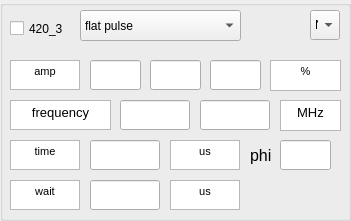
   <widget class="QGroupBox" name="groupBox_3">
    <property name="geometry">
     <rect>
      <x>50</x>
      <y>510</y>
      <width>351</width>
      <height>221</height>
     </rect>
    </property>
    <property name="title">
     <string/>
    </property>
    <widget class="QTextBrowser" name="textBrowser_17">
     <property name="geometry">
      <rect>
       <x>10</x>
       <y>60</y>
       <width>70</width>
       <height>30</height>
      </rect>
     </property>
     <property name="html">
      <string>&lt;!DOCTYPE HTML PUBLIC &quot;-//W3C//DTD HTML 4.0//EN&quot; &quot;http://www.w3.org/TR/REC-html40/strict.dtd&quot;&gt;
&lt;html&gt;&lt;head&gt;&lt;meta name=&quot;qrichtext&quot; content=&quot;1&quot; /&gt;&lt;style type=&quot;text/css&quot;&gt;
p, li { white-space: pre-wrap; }
&lt;/style&gt;&lt;/head&gt;&lt;body style=&quot; font-family:'MS Shell Dlg 2'; font-size:8.25pt; font-weight:400; font-style:normal;&quot;&gt;
&lt;p align=&quot;center&quot; style=&quot; margin-top:0px; margin-bottom:0px; margin-left:0px; margin-right:0px; -qt-block-indent:0; text-indent:0px;&quot;&gt;amp&lt;/p&gt;&lt;/body&gt;&lt;/html&gt;</string>
     </property>
     <property name="openExternalLinks">
      <bool>false</bool>
     </property>
    </widget>
    <widget class="QTextBrowser" name="textBrowser_18">
     <property name="geometry">
      <rect>
       <x>270</x>
       <y>60</y>
       <width>71</width>
       <height>31</height>
      </rect>
     </property>
     <property name="html">
      <string>&lt;!DOCTYPE HTML PUBLIC &quot;-//W3C//DTD HTML 4.0//EN&quot; &quot;http://www.w3.org/TR/REC-html40/strict.dtd&quot;&gt;
&lt;html&gt;&lt;head&gt;&lt;meta name=&quot;qrichtext&quot; content=&quot;1&quot; /&gt;&lt;style type=&quot;text/css&quot;&gt;
p, li { white-space: pre-wrap; }
&lt;/style&gt;&lt;/head&gt;&lt;body style=&quot; font-family:'MS Shell Dlg 2'; font-size:8.25pt; font-weight:400; font-style:normal;&quot;&gt;
&lt;p align=&quot;center&quot; style=&quot; margin-top:0px; margin-bottom:0px; margin-left:0px; margin-right:0px; -qt-block-indent:0; text-indent:0px;&quot;&gt;%&lt;/p&gt;&lt;/body&gt;&lt;/html&gt;</string>
     </property>
    </widget>
    <widget class="QTextBrowser" name="textBrowser_19">
     <property name="geometry">
      <rect>
       <x>10</x>
       <y>140</y>
       <width>70</width>
       <height>30</height>
      </rect>
     </property>
     <property name="sizePolicy">
      <sizepolicy hsizetype="Fixed" vsizetype="Fixed">
       <horstretch>0</horstretch>
       <verstretch>0</verstretch>
      </sizepolicy>
     </property>
     <property name="html">
      <string>&lt;!DOCTYPE HTML PUBLIC &quot;-//W3C//DTD HTML 4.0//EN&quot; &quot;http://www.w3.org/TR/REC-html40/strict.dtd&quot;&gt;
&lt;html&gt;&lt;head&gt;&lt;meta name=&quot;qrichtext&quot; content=&quot;1&quot; /&gt;&lt;style type=&quot;text/css&quot;&gt;
p, li { white-space: pre-wrap; }
&lt;/style&gt;&lt;/head&gt;&lt;body style=&quot; font-family:'MS Shell Dlg 2'; font-size:8.25pt; font-weight:400; font-style:normal;&quot;&gt;
&lt;p align=&quot;center&quot; style=&quot; margin-top:12px; margin-bottom:12px; margin-left:0px; margin-right:0px; -qt-block-indent:0; text-indent:0px;&quot;&gt;time&lt;/p&gt;&lt;/body&gt;&lt;/html&gt;</string>
     </property>
    </widget>
    <widget class="QTextBrowser" name="textBrowser_20">
     <property name="geometry">
      <rect>
       <x>10</x>
       <y>100</y>
       <width>101</width>
       <height>30</height>
      </rect>
     </property>
     <property name="html">
      <string>&lt;!DOCTYPE HTML PUBLIC &quot;-//W3C//DTD HTML 4.0//EN&quot; &quot;http://www.w3.org/TR/REC-html40/strict.dtd&quot;&gt;
&lt;html&gt;&lt;head&gt;&lt;meta name=&quot;qrichtext&quot; content=&quot;1&quot; /&gt;&lt;style type=&quot;text/css&quot;&gt;
p, li { white-space: pre-wrap; }
&lt;/style&gt;&lt;/head&gt;&lt;body style=&quot; font-family:'MS Shell Dlg 2'; font-size:8.25pt; font-weight:400; font-style:normal;&quot;&gt;
&lt;p align=&quot;center&quot; style=&quot; margin-top:0px; margin-bottom:0px; margin-left:0px; margin-right:0px; -qt-block-indent:0; text-indent:0px;&quot;&gt;&lt;span style=&quot; font-size:10pt;&quot;&gt;frequency&lt;/span&gt;&lt;/p&gt;&lt;/body&gt;&lt;/html&gt;</string>
     </property>
    </widget>
    <widget class="QLineEdit" name="start_frequency_420_3">
     <property name="geometry">
      <rect>
       <x>120</x>
       <y>100</y>
       <width>70</width>
       <height>30</height>
      </rect>
     </property>
    </widget>
    <widget class="QLineEdit" name="end_frequency_420_3">
     <property name="geometry">
      <rect>
       <x>200</x>
       <y>100</y>
       <width>70</width>
       <height>30</height>
      </rect>
     </property>
    </widget>
    <widget class="QTextBrowser" name="textBrowser_21">
     <property name="geometry">
      <rect>
       <x>280</x>
       <y>100</y>
       <width>61</width>
       <height>31</height>
      </rect>
     </property>
     <property name="html">
      <string>&lt;!DOCTYPE HTML PUBLIC &quot;-//W3C//DTD HTML 4.0//EN&quot; &quot;http://www.w3.org/TR/REC-html40/strict.dtd&quot;&gt;
&lt;html&gt;&lt;head&gt;&lt;meta name=&quot;qrichtext&quot; content=&quot;1&quot; /&gt;&lt;style type=&quot;text/css&quot;&gt;
p, li { white-space: pre-wrap; }
&lt;/style&gt;&lt;/head&gt;&lt;body style=&quot; font-family:'MS Shell Dlg 2'; font-size:8.25pt; font-weight:400; font-style:normal;&quot;&gt;
&lt;p align=&quot;center&quot; style=&quot; margin-top:0px; margin-bottom:0px; margin-left:0px; margin-right:0px; -qt-block-indent:0; text-indent:0px;&quot;&gt;&lt;span style=&quot; font-size:10pt;&quot;&gt;MHz&lt;/span&gt;&lt;/p&gt;&lt;/body&gt;&lt;/html&gt;</string>
     </property>
    </widget>
    <widget class="QLineEdit" name="time_420_3">
     <property name="geometry">
      <rect>
       <x>90</x>
       <y>140</y>
       <width>70</width>
       <height>30</height>
      </rect>
     </property>
    </widget>
    <widget class="QTextBrowser" name="textBrowser_22">
     <property name="geometry">
      <rect>
       <x>10</x>
       <y>180</y>
       <width>70</width>
       <height>30</height>
      </rect>
     </property>
     <property name="html">
      <string>&lt;!DOCTYPE HTML PUBLIC &quot;-//W3C//DTD HTML 4.0//EN&quot; &quot;http://www.w3.org/TR/REC-html40/strict.dtd&quot;&gt;
&lt;html&gt;&lt;head&gt;&lt;meta name=&quot;qrichtext&quot; content=&quot;1&quot; /&gt;&lt;style type=&quot;text/css&quot;&gt;
p, li { white-space: pre-wrap; }
&lt;/style&gt;&lt;/head&gt;&lt;body style=&quot; font-family:'MS Shell Dlg 2'; font-size:8.25pt; font-weight:400; font-style:normal;&quot;&gt;
&lt;p align=&quot;center&quot; style=&quot; margin-top:0px; margin-bottom:0px; margin-left:0px; margin-right:0px; -qt-block-indent:0; text-indent:0px;&quot;&gt;&lt;span style=&quot; font-size:8pt;&quot;&gt;wait&lt;/span&gt;&lt;/p&gt;&lt;/body&gt;&lt;/html&gt;</string>
     </property>
    </widget>
    <widget class="QLineEdit" name="wait_time_420_3">
     <property name="geometry">
      <rect>
       <x>90</x>
       <y>180</y>
       <width>70</width>
       <height>30</height>
      </rect>
     </property>
    </widget>
    <widget class="QTextBrowser" name="textBrowser_23">
     <property name="geometry">
      <rect>
       <x>170</x>
       <y>140</y>
       <width>70</width>
       <height>30</height>
      </rect>
     </property>
     <property name="html">
      <string>&lt;!DOCTYPE HTML PUBLIC &quot;-//W3C//DTD HTML 4.0//EN&quot; &quot;http://www.w3.org/TR/REC-html40/strict.dtd&quot;&gt;
&lt;html&gt;&lt;head&gt;&lt;meta name=&quot;qrichtext&quot; content=&quot;1&quot; /&gt;&lt;style type=&quot;text/css&quot;&gt;
p, li { white-space: pre-wrap; }
&lt;/style&gt;&lt;/head&gt;&lt;body style=&quot; font-family:'MS Shell Dlg 2'; font-size:8.25pt; font-weight:400; font-style:normal;&quot;&gt;
&lt;p align=&quot;center&quot; style=&quot; margin-top:0px; margin-bottom:0px; margin-left:0px; margin-right:0px; -qt-block-indent:0; text-indent:0px;&quot;&gt;us&lt;/p&gt;&lt;/body&gt;&lt;/html&gt;</string>
     </property>
    </widget>
    <widget class="QTextBrowser" name="textBrowser_24">
     <property name="geometry">
      <rect>
       <x>170</x>
       <y>180</y>
       <width>70</width>
       <height>30</height>
      </rect>
     </property>
     <property name="html">
      <string>&lt;!DOCTYPE HTML PUBLIC &quot;-//W3C//DTD HTML 4.0//EN&quot; &quot;http://www.w3.org/TR/REC-html40/strict.dtd&quot;&gt;
&lt;html&gt;&lt;head&gt;&lt;meta name=&quot;qrichtext&quot; content=&quot;1&quot; /&gt;&lt;style type=&quot;text/css&quot;&gt;
p, li { white-space: pre-wrap; }
&lt;/style&gt;&lt;/head&gt;&lt;body style=&quot; font-family:'MS Shell Dlg 2'; font-size:8.25pt; font-weight:400; font-style:normal;&quot;&gt;
&lt;p align=&quot;center&quot; style=&quot; margin-top:0px; margin-bottom:0px; margin-left:0px; margin-right:0px; -qt-block-indent:0; text-indent:0px;&quot;&gt;&lt;span style=&quot; font-size:8pt;&quot;&gt;us&lt;/span&gt;&lt;/p&gt;&lt;/body&gt;&lt;/html&gt;</string>
     </property>
    </widget>
    <widget class="QCheckBox" name="checkBox_420_3">
     <property name="geometry">
      <rect>
       <x>10</x>
       <y>20</y>
       <width>70</width>
       <height>17</height>
      </rect>
     </property>
     <property name="text">
      <string>420_3</string>
     </property>
    </widget>
    <widget class="QComboBox" name="waveform_420_3">
     <property name="geometry">
      <rect>
       <x>80</x>
       <y>10</y>
       <width>161</width>
       <height>31</height>
      </rect>
     </property>
     <item>
      <property name="text">
       <string>flat pulse</string>
      </property>
     </item>
     <item>
      <property name="text">
       <string>blackman pulse</string>
      </property>
     </item>
     <item>
      <property name="text">
       <string>ramp frequency</string>
      </property>
     </item>
     <item>
      <property name="text">
       <string>load from file</string>
      </property>
     </item>
    </widget>
    <widget class="QLineEdit" name="end_amp_420_3">
     <property name="geometry">
      <rect>
       <x>150</x>
       <y>60</y>
       <width>51</width>
       <height>30</height>
      </rect>
     </property>
    </widget>
    <widget class="QLineEdit" name="start_amp_420_3">
     <property name="geometry">
      <rect>
       <x>90</x>
       <y>60</y>
       <width>51</width>
       <height>30</height>
      </rect>
     </property>
    </widget>
    <widget class="QLineEdit" name="num_amp_420_3">
     <property name="geometry">
      <rect>
       <x>210</x>
       <y>60</y>
       <width>51</width>
       <height>30</height>
      </rect>
     </property>
    </widget>
    <widget class="QComboBox" name="Connected_420_3">
     <property name="geometry">
      <rect>
       <x>310</x>
       <y>10</y>
       <width>30</width>
       <height>30</height>
      </rect>
     </property>
     <item>
      <property name="text">
       <string>N</string>
      </property>
     </item>
     <item>
      <property name="text">
       <string>1</string>
      </property>
     </item>
     <item>
      <property name="text">
       <string>2</string>
      </property>
     </item>
     <item>
      <property name="text">
       <string>3</string>
      </property>
     </item>
     <item>
      <property name="text">
       <string>4</string>
      </property>
     </item>
     <item>
      <property name="text">
       <string>5</string>
      </property>
     </item>
     <item>
      <property name="text">
       <string>6</string>
      </property>
     </item>
    </widget>
    <widget class="QLineEdit" name="phi_420_3">
     <property name="geometry">
      <rect>
       <x>280</x>
       <y>140</y>
       <width>51</width>
       <height>30</height>
      </rect>
     </property>
    </widget>
    <widget class="QLabel" name="label_phi_420_3">
     <property name="geometry">
      <rect>
       <x>250</x>
       <y>140</y>
       <width>41</width>
       <height>31</height>
      </rect>
     </property>
     <property name="font">
      <font>
       <family>Arial</family>
       <pointsize>12</pointsize>
      </font>
     </property>
     <property name="text">
      <string>phi</string>
     </property>
    </widget>
   </widget>
